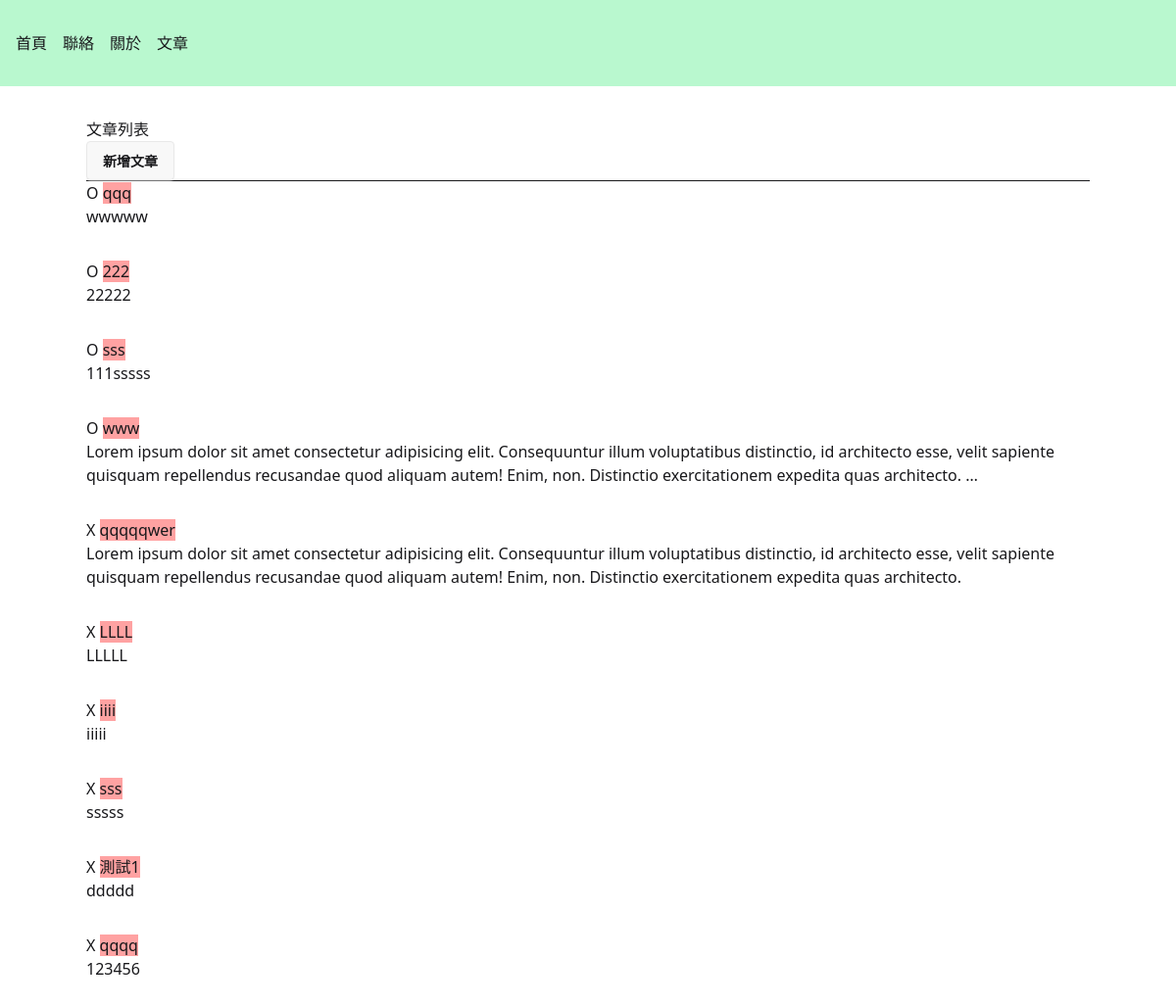
The app's page /, older data.
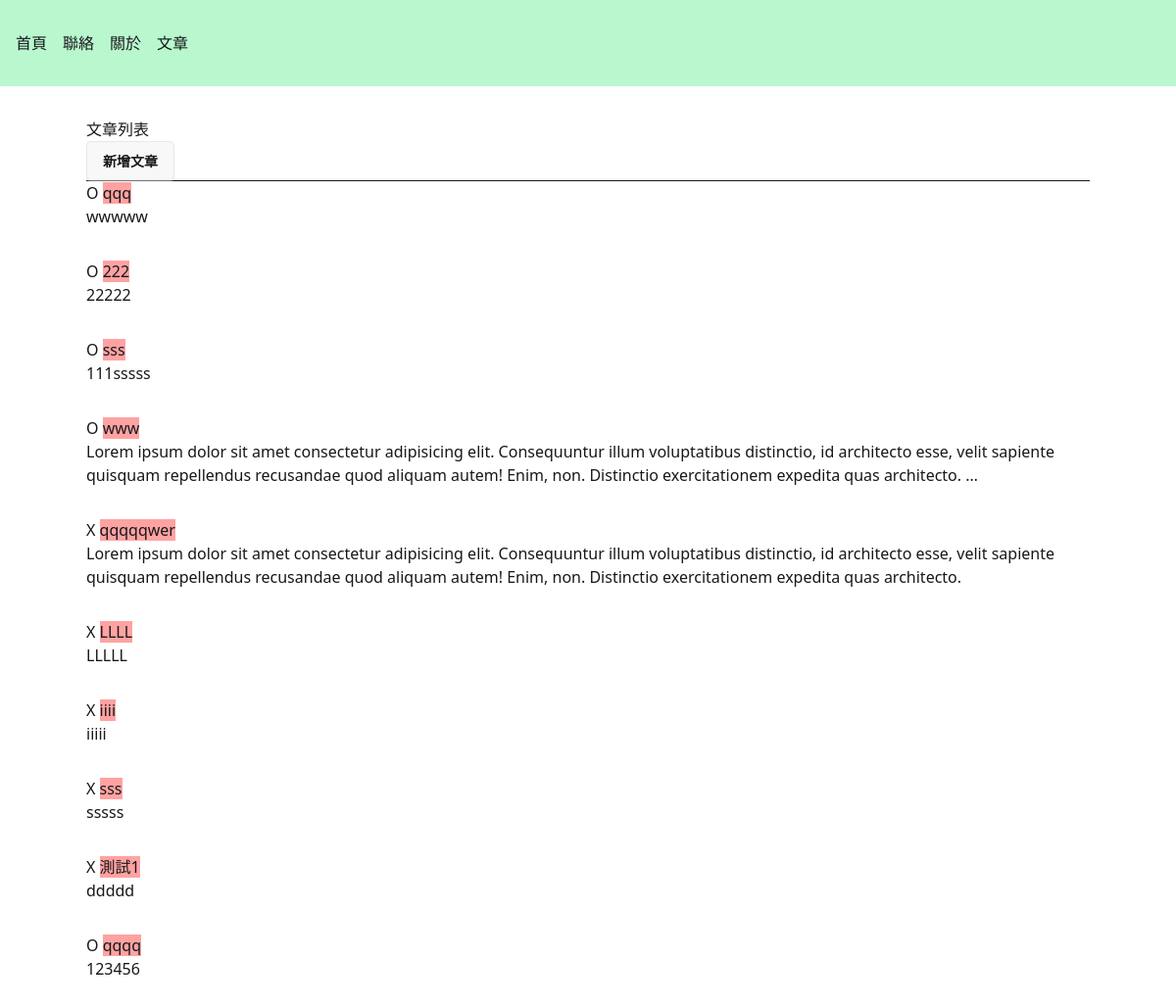
The same page, newer data.
### articles/models.py (models this page shows, shortened)
class Article(models.Model):
    title = models.CharField(max_length=200, null=False)
    content = models.TextField(null=True)
    is_published = models.BooleanField(default=False, null=False)

### articles/views.py (the view)
# urls.py: path("", views.index, name="index"),
def index(request):
    if request.method == "POST":
        form = ArticleForm(request.POST)
        form.save()
        messages.success(request, "新增成功")
        return redirect("articles:index")
    else:
        articles = Article.objects.order_by("-id")
        return render(request, "articles/index.html", {"articles": articles})

### articles/templates/articles/index.html
{% extends "layouts/default.html" %}
{% block content %}
<h1>文章列表</h1>
<a href="{% url  'articles:create' %}" class="btn">新增文章</a>
<hr>
{% for article in articles %}
<article class="mb-8">
  <h2>
    {% if article.is_published %} O {% else %} X {% endif %}
      <a
        class="bg-red-300"
        href="{% url 'articles:detail' article.id %}">
        {{ article.title }}
      </a>
  </h2>
  <p>
    {{ article.content | truncatewords:30 }}
  </p>
</article>
{% endfor %}
{% endblock %}

Row changes from the older to the newer data that the page shows:
changed Article "qqqq": is_published "X" → "O"
